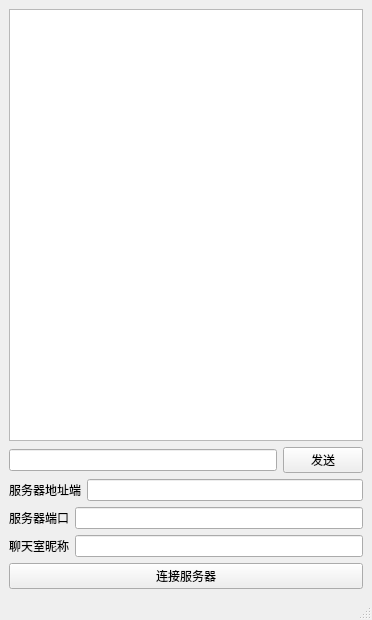
<?xml version="1.0" encoding="UTF-8"?>
<ui version="4.0">
 <class>EnterSpace</class>
 <widget class="QMainWindow" name="EnterSpace">
  <property name="geometry">
   <rect>
    <x>0</x>
    <y>0</y>
    <width>372</width>
    <height>620</height>
   </rect>
  </property>
  <property name="windowTitle">
   <string>MainWindow</string>
  </property>
  <widget class="QWidget" name="centralwidget">
   <layout class="QVBoxLayout" name="verticalLayout">
    <item>
     <widget class="QListWidget" name="listWidget"/>
    </item>
    <item>
     <layout class="QHBoxLayout" name="horizontalLayout">
      <item>
       <widget class="QLineEdit" name="lineEdit"/>
      </item>
      <item>
       <widget class="QPushButton" name="pushButton">
        <property name="text">
         <string>发送</string>
        </property>
       </widget>
      </item>
     </layout>
    </item>
    <item>
     <layout class="QHBoxLayout" name="horizontalLayout_2">
      <item>
       <widget class="QLabel" name="label">
        <property name="text">
         <string>服务器地址端</string>
        </property>
       </widget>
      </item>
      <item>
       <widget class="QLineEdit" name="lineEdit_2"/>
      </item>
     </layout>
    </item>
    <item>
     <layout class="QHBoxLayout" name="horizontalLayout_3">
      <item>
       <widget class="QLabel" name="label_2">
        <property name="text">
         <string>服务器端口</string>
        </property>
       </widget>
      </item>
      <item>
       <widget class="QLineEdit" name="lineEdit_3"/>
      </item>
     </layout>
    </item>
    <item>
     <layout class="QHBoxLayout" name="horizontalLayout_4">
      <item>
       <widget class="QLabel" name="label_3">
        <property name="text">
         <string>聊天室昵称</string>
        </property>
       </widget>
      </item>
      <item>
       <widget class="QLineEdit" name="lineEdit_4"/>
      </item>
     </layout>
    </item>
    <item>
     <widget class="QPushButton" name="pushButton_2">
      <property name="text">
       <string>连接服务器</string>
      </property>
     </widget>
    </item>
   </layout>
  </widget>
  <widget class="QMenuBar" name="menubar">
   <property name="geometry">
    <rect>
     <x>0</x>
     <y>0</y>
     <width>372</width>
     <height>26</height>
    </rect>
   </property>
  </widget>
  <widget class="QStatusBar" name="statusbar"/>
 </widget>
 <resources/>
 <connections/>
</ui>
